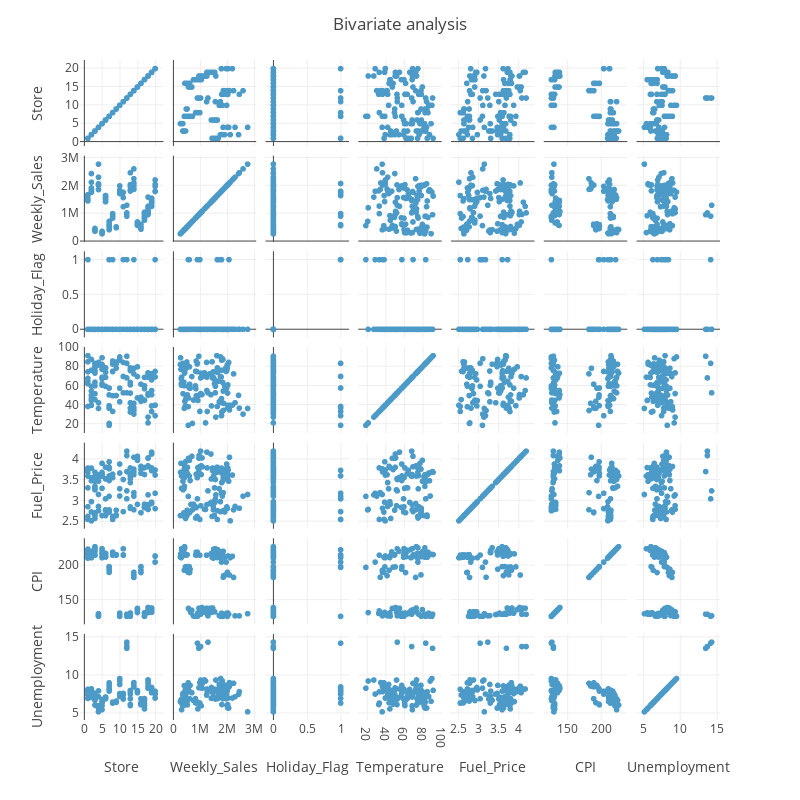

Source (notebook cell):
### Code cell
# Visualisation des dépendances par paires
fig = px.scatter_matrix(df)
fig.update_layout(
        title = go.layout.Title(text = "Bivariate analysis", x = 0.5), showlegend = False, 
            autosize=False, height=800, width = 800)
fig.show()

### Figure 1 — Plotly figure (JSON) as saved in the notebook; plotly's stock layout.template omitted (floating-point values rounded to 4 significant figures; data arrays with more than 128 entries replaced by an {"elided": "..."} marker saying what was removed)
{"data": [{"dimensions": [{"axis": {"matches": true}, "label": "Store", "values": {"elided": "136 int values"}}, {"axis": {"matches": true}, "label": "Weekly_Sales", "values": {"elided": "136 float values"}}, {"axis": {"matches": true}, "label": "Holiday_Flag", "values": {"elided": "136 int values"}}, {"axis": {"matches": true}, "label": "Temperature", "values": {"elided": "136 float values"}}, {"axis": {"matches": true}, "label": "Fuel_Price", "values": {"elided": "136 float values"}}, {"axis": {"matches": true}, "label": "CPI", "values": {"elided": "136 float values"}}, {"axis": {"matches": true}, "label": "Unemployment", "values": {"elided": "136 float values"}}], "hovertemplate": "%{xaxis.title.text}=%{x}<br>%{yaxis.title.text}=%{y}<extra></extra>", "legendgroup": "", "marker": {"color": "#4B9AC7", "symbol": "circle"}, "name": "", "showlegend": false, "type": "splom"}], "layout": {"autosize": false, "dragmode": "select", "height": 800, "legend": {"tracegroupgap": 0}, "margin": {"t": 60}, "showlegend": false, "title": {"text": "Bivariate analysis", "x": 0.5}, "width": 800}}
